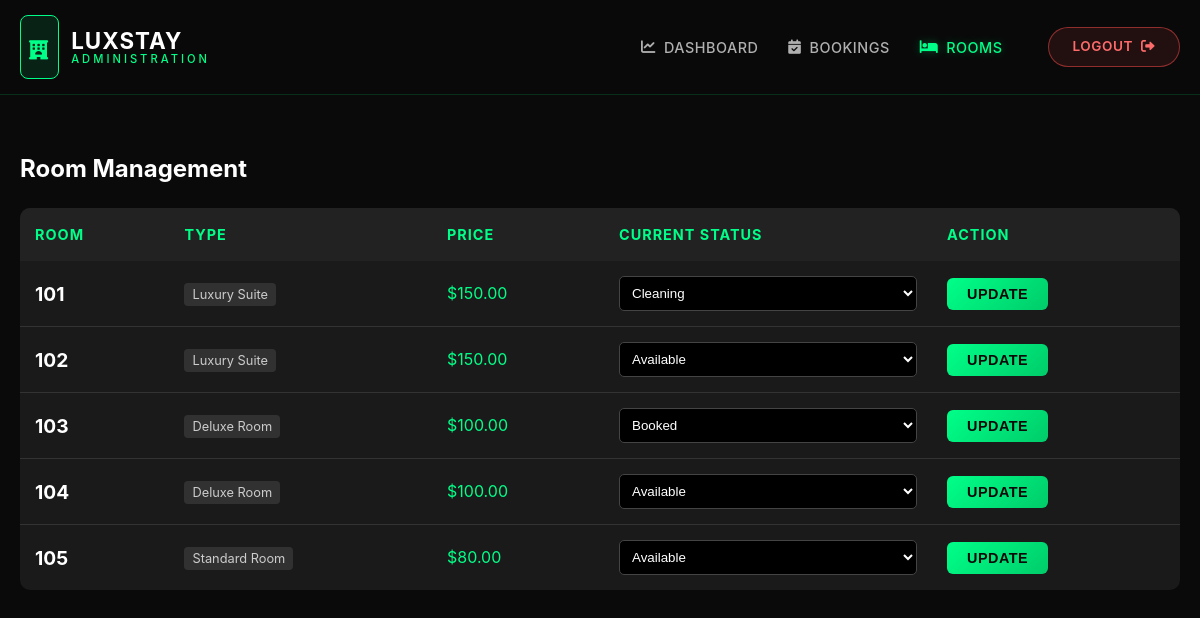
/admin/rooms.php (signed in), run on the app's committed database.
### tables this page shows
CREATE TABLE `rooms` (
  `id` int(11) NOT NULL,
  `room_number` varchar(10) NOT NULL,
  `room_type` varchar(50) NOT NULL,
  `price` decimal(10,2) NOT NULL,
  `description` text DEFAULT NULL,
  `image_url` varchar(255) DEFAULT NULL,
  `status` enum('available','booked','cleaning','maintenance') DEFAULT 'available',
  `created_at` timestamp NOT NULL DEFAULT current_timestamp()
);

### admin/rooms.php (the view, shortened to what this page needs)
<?php
include '../config.php';
$rooms = $pdo->query("SELECT * FROM rooms ORDER BY room_number ASC")->fetchAll();
?>
<!DOCTYPE html>
<html lang="en">
<head>
    <link rel="stylesheet" href="../css/style.css">
    <link href="https://cdnjs.cloudflare.com/ajax/libs/font-awesome/6.0.0/css/all.min.css" rel="stylesheet">
</head>
<body>
    <?php include 'header.php'; ?>
    <div class="container" style="padding-top: 150px; padding-bottom: 50px;">
        <div style="display: flex; justify-content: space-between; align-items: center; margin-bottom: 20px;">
            <h2 style="color: #fff; margin: 0;">Room Management</h2>
        </div>
        <div style="overflow-x: auto;">
            <table class="admin-table">
                <thead>
                    <tr>
                        <th>Room</th>
                        <th>Type</th>
                        <th>Price</th>
                        <th>Current Status</th>
                        <th>Action</th>
                    </tr>
                </thead>
                <tbody>
                    <?php foreach($rooms as $r): ?>
                    <tr>
                        <td>
                            <strong style="font-size: 1.2rem;"><?php echo $r['room_number']; ?></strong>
                        </td>
                        <td>
                            <span class="room-type-badge"><?php echo $r['room_type']; ?></span>
                        </td>
                        <td style="color: #00ff88;">$<?php echo $r['price']; ?></td>
                        <form method="POST">
                            <td>
                                <select name="status" class="status-select">
                                    <option value="available" <?php if($r['status'] == 'available') echo 'selected'; ?>>Available</option>
                                    <option value="booked" <?php if($r['status'] == 'booked') echo 'selected'; ?>>Booked</option>
                                    <option value="cleaning" <?php if($r['status'] == 'cleaning') echo 'selected'; ?>>Cleaning</option>
                                </select>
                            </td>
                            <td>
                                <button type="submit" name="update_room" class="btn-book" style="padding: 8px 20px; font-size: 0.9rem; border: none; cursor: pointer;">
                                    Update
                                </button>
                            </td>
                        </form>
                    </tr>
                    <?php endforeach; ?>
                </tbody>
            </table>
        </div>
    </div>
</body>
</html>

### admin/header.php
<?php
$current_page = basename($_SERVER['PHP_SELF']);
?>
<header class="header" style="background: rgba(10, 10, 10, 0.85); backdrop-filter: blur(12px); border-bottom: 1px solid rgba(0, 255, 136, 0.15); position: fixed; width: 100%; top: 0; z-index: 1000;">
    <div class="container">
        <nav class="navbar" style="display: flex; justify-content: space-between; align-items: center; padding: 15px 0;">
            <a href="dashboard.php" class="logo-main" style="text-decoration: none; display: flex; align-items: center; gap: 12px;">
                <div style="background: rgba(0, 255, 136, 0.1); padding: 8px; border-radius: 8px; border: 1px solid #00ff88;">
                    <i class="fas fa-hotel" style="color: #00ff88; font-size: 1.2rem;"></i>
                </div>
                <div style="display: flex; flex-direction: column; line-height: 1.1;">
                    <span style="font-size: 1.4rem; font-weight: 700; color: #fff; letter-spacing: 1px;">LUXSTAY</span>
                    <span style="font-size: 0.7rem; color: #00ff88; letter-spacing: 3px; font-weight: 500;">ADMINISTRATION</span>
                </div>
            </a>
            <div class="nav-links" style="display: flex; align-items: center; gap: 30px;">
                <a href="dashboard.php" class="nav-link"
                   style="display: flex; align-items: center; gap: 8px; font-size: 0.9rem; font-weight: 500; text-transform: uppercase; text-decoration: none; transition: all 0.3s ease;
                   <?php echo ($current_page == 'dashboard.php') ? 'color: #00ff88; text-shadow: 0 0 10px rgba(0,255,136,0.3);' : 'color: #b0b0b0;'; ?>">
                    <i class="fas fa-chart-line"></i> Dashboard
                </a>
                <a href="bookings.php" class="nav-link"
                   style="display: flex; align-items: center; gap: 8px; font-size: 0.9rem; font-weight: 500; text-transform: uppercase; text-decoration: none; transition: all 0.3s ease;
                   <?php echo ($current_page == 'bookings.php') ? 'color: #00ff88; text-shadow: 0 0 10px rgba(0,255,136,0.3);' : 'color: #b0b0b0;'; ?>">
                    <i class="fas fa-calendar-check"></i> Bookings
                </a>
                <a href="rooms.php" class="nav-link"
                   style="display: flex; align-items: center; gap: 8px; font-size: 0.9rem; font-weight: 500; text-transform: uppercase; text-decoration: none; transition: all 0.3s ease;
                   <?php echo ($current_page == 'rooms.php') ? 'color: #00ff88; text-shadow: 0 0 10px rgba(0,255,136,0.3);' : 'color: #b0b0b0;'; ?>">
                    <i class="fas fa-bed"></i> Rooms
                </a>
                <a href="logout.php" class="btn-book"
                   style="margin-left: 15px; background: rgba(255, 77, 77, 0.1); border: 1px solid rgba(255, 77, 77, 0.5); color: #ff6b6b; padding: 8px 24px; border-radius: 50px; font-size: 0.85rem; display: flex; align-items: center; gap: 8px; transition: all 0.3s ease; text-decoration: none;">
                    <span>Logout</span> <i class="fas fa-sign-out-alt"></i>
                </a>
            </div>
        </nav>
    </div>
</header>

### css/style.css (style rules this page uses)
* { margin: 0; padding: 0; box-sizing: border-box; }
body { font-family: 'Inter', sans-serif; line-height: 1.6; color: #e0e0e0; background-color: #0a0a0a; overflow-x: hidden; }
.container { max-width: 1200px; margin: 0 auto; padding: 0 20px; }
.header { position: fixed; top: 0; left: 0; right: 0; background: rgba(10, 10, 10, 0.95); backdrop-filter: blur(10px); z-index: 1000; border-bottom: 1px solid #1a1a1a; }
.navbar { padding: 1rem 0; }
.logo-main { font-size: 1.8rem; font-weight: 700; color: #00ff88; text-decoration: none; text-transform: uppercase; letter-spacing: 2px; }
.nav-links { display: flex; gap: 2rem; align-items: center; }
.nav-link { text-decoration: none; color: #b0b0b0; font-weight: 500; transition: all 0.3s ease; position: relative; text-transform: uppercase; font-size: 0.9rem; letter-spacing: 0.5px; }
.btn-book { background: linear-gradient(135deg, #00ff88, #00cc6a); color: #0a0a0a; padding: 0.75rem 1.5rem; border-radius: 6px; text-decoration: none; font-weight: 600; transition: all 0.3s ease; text-transform: uppercase; letter-spacing: 0.5px; font-size: 0.9rem; }

### admin/rooms.php (style rules this page uses)
.admin-table { width: 100%; border-collapse: collapse; background: #1a1a1a; border-radius: 10px; overflow: hidden; }
.admin-table th { background: #222; color: #00ff88; padding: 15px; text-align: left; text-transform: uppercase; font-size: 0.9rem; letter-spacing: 1px; }
.admin-table td { padding: 15px; border-bottom: 1px solid #333; color: #fff; vertical-align: middle; }
.admin-table tr:last-child td { border-bottom: none; }
.status-select { background: #000; color: #fff; border: 1px solid #444; padding: 8px; border-radius: 5px; width: 100%; outline: none; cursor: pointer; }
.room-type-badge { background: rgba(255,255,255,0.1); padding: 4px 8px; border-radius: 4px; font-size: 0.8rem; color: #ccc; }

### data on the page
rooms: room_number "101", room_type "Luxury Suite", price "150.00", status "Cleaning"
rooms: room_number "102", room_type "Luxury Suite", price "150.00", status "Available"
rooms: room_number "103", room_type "Deluxe Room", price "100.00", status "Booked"
rooms: room_number "104", room_type "Deluxe Room", price "100.00", status "Available"
rooms: room_number "105", room_type "Standard Room", price "80.00", status "Available"
